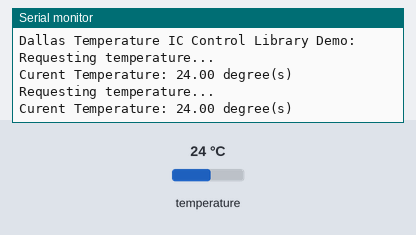
This sketch was run on a simulated Arduino Uno, built with avr-gcc and run on an emulated ATmega328P. On the bench: the last lines printed to the serial monitor. The inputs (shaded band) are chosen by the test bench; at power-on: temperature 24 °C.

Above: at 3.3 s.
3.4 s: temperature set to 12 °C
At 4.2 s:
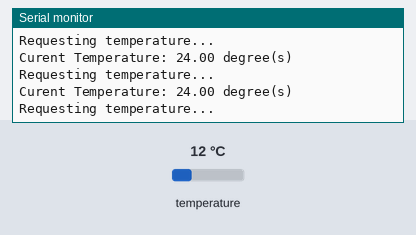
5.9 s: temperature set to 19 °C
At 6.9 s:
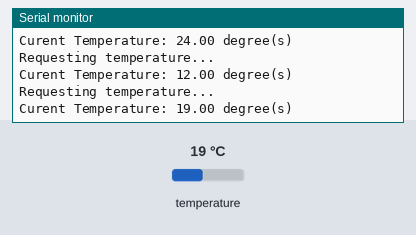
Timing chart, 0 to 8.9 s (numbered marks = the images above; inputs shaded):
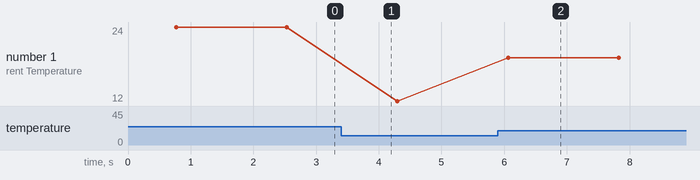

Measured:
- after the input at 5.9 s, the serial monitor: prints a new line after 0.16 s (image 2)
- plotted number 1: 24 → 12 after the input at 3.4 s, 12 → 19 after the input at 5.9 s

The sketch:

DS18B20.ino
```cpp
#include <OneWire.h>
#include <DallasTemperature.h>

// Data wire is plugged into pin 2 on the Arduino
#define ONE_WIRE_BUS 2

// Setup a oneWire instance to communicate with any OneWire devices
// (not just Maxim/Dallas temperature ICs)
OneWire oneWire(ONE_WIRE_BUS);

// Pass our oneWire reference to Dallas Temperature.
DallasTemperature sensors(&oneWire);

void setup()
{
  // start serial port
  Serial.begin(9600);
  Serial.println("Dallas Temperature IC Control Library Demo:");

  // Start up the library
  sensors.begin();
}


void loop()
{
  // call sensors.requestTemperatures() to issue a global temperature
  // request to all devices on the bus
  Serial.println("Requesting temperature...");
  sensors.requestTemperatures(); // Send the command to get temperatures

  Serial.print("Curent Temperature: ");
  Serial.print(sensors.getTempCByIndex(0)); // Why "byIndex"?
  // You can have more than one IC on the same bus.
  // 0 refers to the first IC on the wire
  Serial.println(" degree(s)");
  Serial.println();
  delay(1000);
}
```
